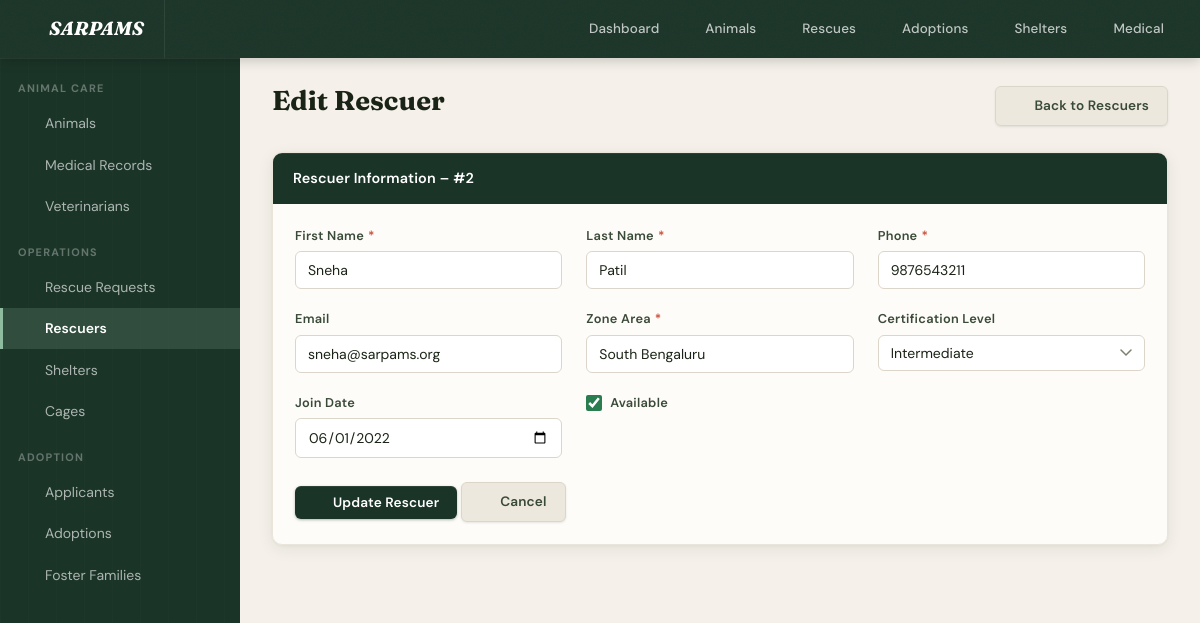
Screenshot of /rescuers/edit.php?id=2 with the database file from the repository.
### tables this page shows
CREATE TABLE IF NOT EXISTS RESCUER (
    rescuer_id          INT AUTO_INCREMENT PRIMARY KEY,
    first_name          VARCHAR(50) NOT NULL,
    last_name           VARCHAR(50) NOT NULL,
    phone               VARCHAR(15) NOT NULL UNIQUE,
    email               VARCHAR(100) UNIQUE,
    zone_area           VARCHAR(60) NOT NULL,
    certification_level ENUM('Basic','Intermediate','Advanced') NOT NULL,
    is_available        BOOLEAN DEFAULT TRUE,
    join_date           DATE NOT NULL,
    created_at          TIMESTAMP DEFAULT CURRENT_TIMESTAMP
);

### config/db.php (called while the page is built, shortened)
<?php
function getDB() {
    static $conn = null;
    if ($conn === null) {
        $conn = new mysqli(DB_HOST, DB_USER, DB_PASS, DB_NAME);
        $conn->set_charset('utf8mb4');
    }
    return $conn;
}
function query($sql) {
    $result = getDB()->query($sql);
    return $result;
}
function fetchOne($sql) {
    $result = query($sql);
    return $result->fetch_assoc();
}

### rescuers/edit.php (the view, shortened to what this page needs)
<?php
require_once __DIR__ . '/../config/db.php';
$id = isset($_GET['id']) ? (int)$_GET['id'] : 0;
$rescuer = fetchOne("SELECT * FROM RESCUER WHERE rescuer_id=$id");
$d = ($_SERVER['REQUEST_METHOD'] === 'POST') ? $_POST : $rescuer;
require_once __DIR__ . '/../includes/header.php';
?>
<div class="page-header">
    <h1 class="page-title">Edit Rescuer</h1>
    <a href="/sarpams/rescuers/index.php" class="btn btn-secondary"><i data-lucide="arrow-left"></i> Back to Rescuers</a>
</div>
<div class="card">
    <div class="card-header">Rescuer Information – #<?= $id ?></div>
    <div class="card-body">
        <form method="post" action="">
            <div class="form-grid">
                <div class="form-group required">
                    <label>First Name</label>
                    <input type="text" name="first_name" value="<?= htmlspecialchars($d['first_name'] ?? '') ?>" required>
                </div>
                <div class="form-group required">
                    <label>Last Name</label>
                    <input type="text" name="last_name" value="<?= htmlspecialchars($d['last_name'] ?? '') ?>" required>
                </div>
                <div class="form-group required">
                    <label>Phone</label>
                    <input type="text" name="phone" value="<?= htmlspecialchars($d['phone'] ?? '') ?>" required>
                </div>
                <div class="form-group">
                    <label>Email</label>
                    <input type="email" name="email" value="<?= htmlspecialchars($d['email'] ?? '') ?>">
                </div>
                <div class="form-group required">
                    <label>Zone Area</label>
                    <input type="text" name="zone_area" value="<?= htmlspecialchars($d['zone_area'] ?? '') ?>" required>
                </div>
                <div class="form-group">
                    <label>Certification Level</label>
                    <select name="certification_level">
                        <?php foreach (['Basic','Intermediate','Advanced'] as $cl): ?>
                            <option value="<?= $cl ?>" <?= (($d['certification_level'] ?? 'Basic') === $cl) ? 'selected' : '' ?>><?= $cl ?></option>
                        <?php endforeach; ?>
                    </select>
                </div>
                <div class="form-group">
                    <label>Join Date</label>
                    <input type="date" name="join_date" value="<?= htmlspecialchars($d['join_date'] ?? '') ?>">
                </div>
                <div class="form-group">
                    <label style="display:flex;align-items:center;gap:.5rem;">
                        <input type="checkbox" name="is_available" <?= ($d['is_available'] ?? 0) ? 'checked' : '' ?>>
                        Available
                    </label>
                </div>
            </div>
            <div style="margin-top:1.5rem;">
                <button type="submit" class="btn btn-primary"><i data-lucide="save"></i> Update Rescuer</button>
                <a href="/sarpams/rescuers/index.php" class="btn btn-secondary"><i data-lucide="x"></i> Cancel</a>
            </div>
        </form>
    </div>
</div>

### rows the page displays
rescuer: first_name "Sneha", last_name "Patil", phone "9876543211", email "sneha@sarpams.org", zone_area "South Bengaluru", certification_level "Intermediate", join_date "06/01/2022", is_available "☑"

### other values shown
$id "2"
